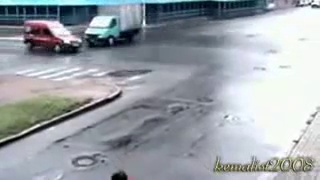
#> input picture simple_dataset/current_frame_0624/no_accident/20.jpg, 320 x 180 px, found by its file name; its folder holds only this picture in this run
$ python data_augment.py
#> lines starting #> are read from the running program, lines starting #| are printed output that depends on the picture
#> further down, img is the input picture: shape (180, 320, 3); mean B, G, R 168.5, 162.2, 156.3
# -*- coding: utf-8 -*-

import cv2
import numpy as np
import os.path
import copy


# 椒盐噪声
def SaltAndPepper(src, percetage):
    SP_NoiseImg = src.copy()
    SP_NoiseNum = int(percetage * src.shape[0] * src.shape[1])
    for i in range(SP_NoiseNum):
        randR = np.random.randint(0, src.shape[0] - 1)
        randG = np.random.randint(0, src.shape[1] - 1)
        randB = np.random.randint(0, 3)
        if np.random.randint(0, 1) == 0:
            SP_NoiseImg[randR, randG, randB] = 0
        else:
            SP_NoiseImg[randR, randG, randB] = 255
    return SP_NoiseImg


# 高斯噪声
def addGaussianNoise(image, percetage):
    G_Noiseimg = image.copy()
    w = image.shape[1]
    h = image.shape[0]
    G_NoiseNum = int(percetage * image.shape[0] * image.shape[1])
    for i in range(G_NoiseNum):
        temp_x = np.random.randint(0, h)
        temp_y = np.random.randint(0, w)
        G_Noiseimg[temp_x][temp_y][np.random.randint(3)] = np.random.randn(1)[0]
    return G_Noiseimg


# 昏暗
def darker(image, percetage=0.9):
    image_copy = image.copy()
    w = image.shape[1]
    h = image.shape[0]
    # get darker
    for xi in range(0, w):
        for xj in range(0, h):
            image_copy[xj, xi, 0] = int(image[xj, xi, 0] * percetage)
            image_copy[xj, xi, 1] = int(image[xj, xi, 1] * percetage)
            image_copy[xj, xi, 2] = int(image[xj, xi, 2] * percetage)
    return image_copy


# 亮度
def brighter(image, percetage=1.5):
    image_copy = image.copy()
    w = image.shape[1]
    h = image.shape[0]
    # get brighter
    for xi in range(0, w):
        for xj in range(0, h):
            image_copy[xj, xi, 0] = np.clip(int(image[xj, xi, 0] * percetage), a_max=255, a_min=0)
            image_copy[xj, xi, 1] = np.clip(int(image[xj, xi, 1] * percetage), a_max=255, a_min=0)
            image_copy[xj, xi, 2] = np.clip(int(image[xj, xi, 2] * percetage), a_max=255, a_min=0)
    return image_copy


# 旋转
def rotate(image, angle, center=None, scale=1.0):
#> called with angle = 180, scale = 1
    (h, w) = image.shape[:2]
#> h = 180; w = 320
    # If no rotation center is specified, the center of the image is set as the rotation center
    if center is None:
        center = (w / 2, h / 2)
#> center = (160, 90)
    m = cv2.getRotationMatrix2D(center, angle, scale)
    rotated = cv2.warpAffine(image, m, (w, h))
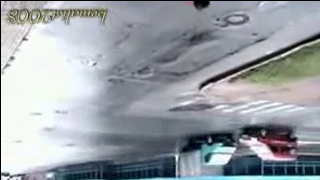
#> rotated: shape (180, 320, 3); mean B, G, R 166.9, 160.6, 155
    return rotated


# 翻转
def flip(image):
    flipped_image = np.fliplr(image)
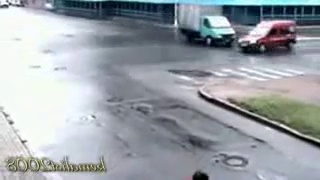
#> flipped_image: shape (180, 320, 3); mean B, G, R 168.5, 162.2, 156.3
    return flipped_image


# 图片文件夹路径
file_dir = r'C:\Users\YIHANG\PycharmProjects\HTAD_dataset\current_frame_aug\no_accident/'

for img_name in os.listdir(file_dir):
    img_path = file_dir + img_name
    img = cv2.imread(img_path)

    # 旋转
    #     rotated_90 = rotate(img, 90)
    #     cv2.imwrite(file_dir + img_name[0:-4] + '_r90.jpg', rotated_90)
    rotated_180 = rotate(img, 180)
    cv2.imwrite(file_dir + img_name[0:-4] + '_r180.jpg', rotated_180)

    # 镜像
    flipped_img = flip(img)
    cv2.imwrite(file_dir + img_name[0:-4] + '_fli.jpg', flipped_img)

    # 增加噪声
    img_salt = SaltAndPepper(img, 0.3)
#> after the loop in SaltAndPepper, `for i in range(SP_NoiseNum):`:
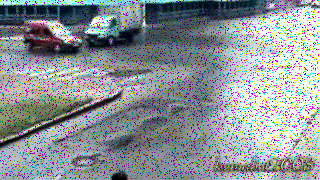
#> SP_NoiseImg: shape (180, 320, 3); mean B, G, R 152.6, 146.8, 141.2
    cv2.imwrite(file_dir + img_name[0:-4] + '_salt.jpg', img_salt)
    # [8 lines of commented-out code are left out]

    blur = cv2.GaussianBlur(img, (7, 7), 1.5)
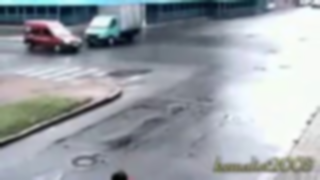
#> blur: shape (180, 320, 3); mean B, G, R 168.4, 162.1, 156.2
    #      cv2.GaussianBlur(图像，卷积核，标准差）
    cv2.imwrite(file_dir + img_name[0:-4] + '_blur.jpg', blur)
